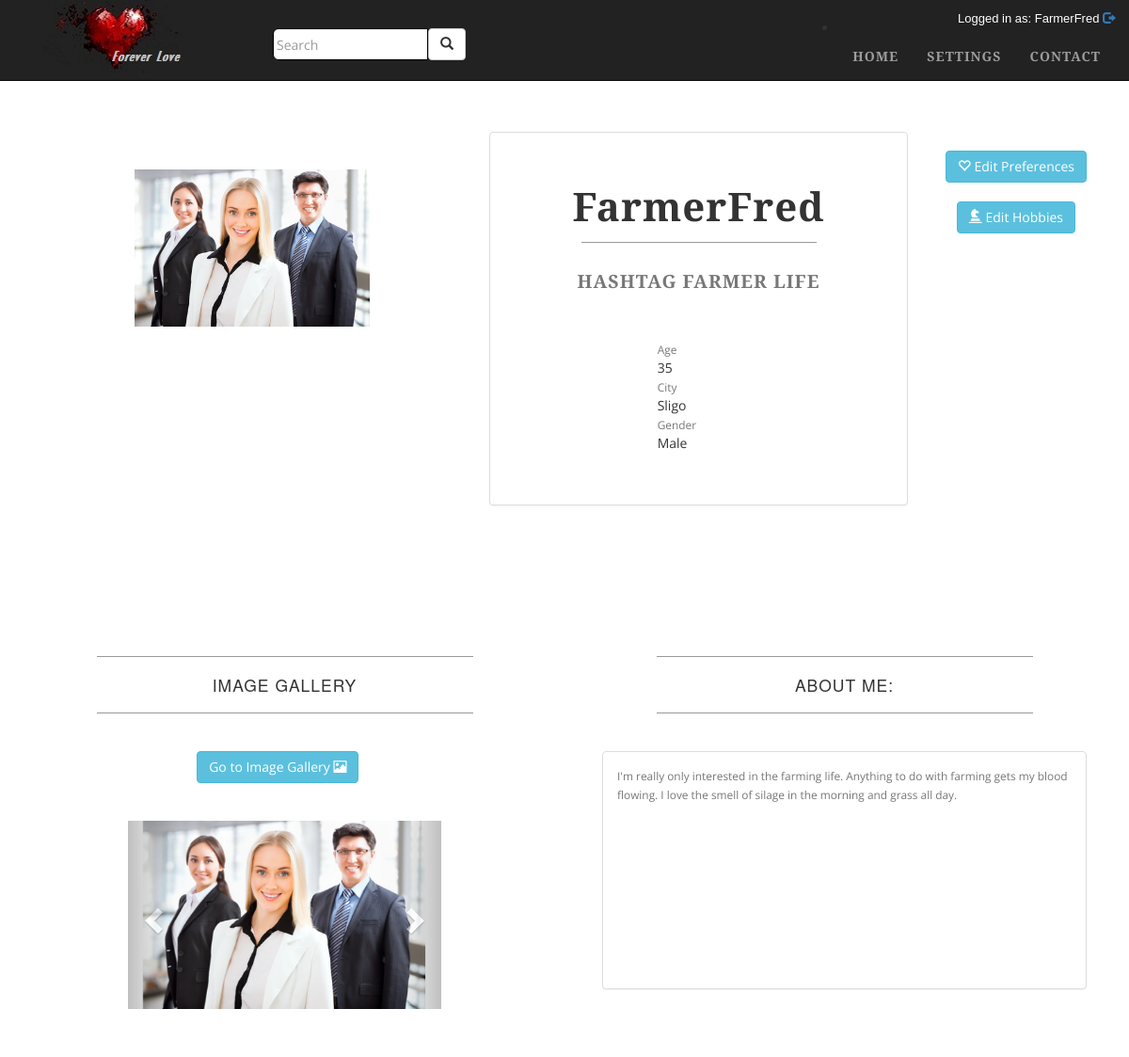
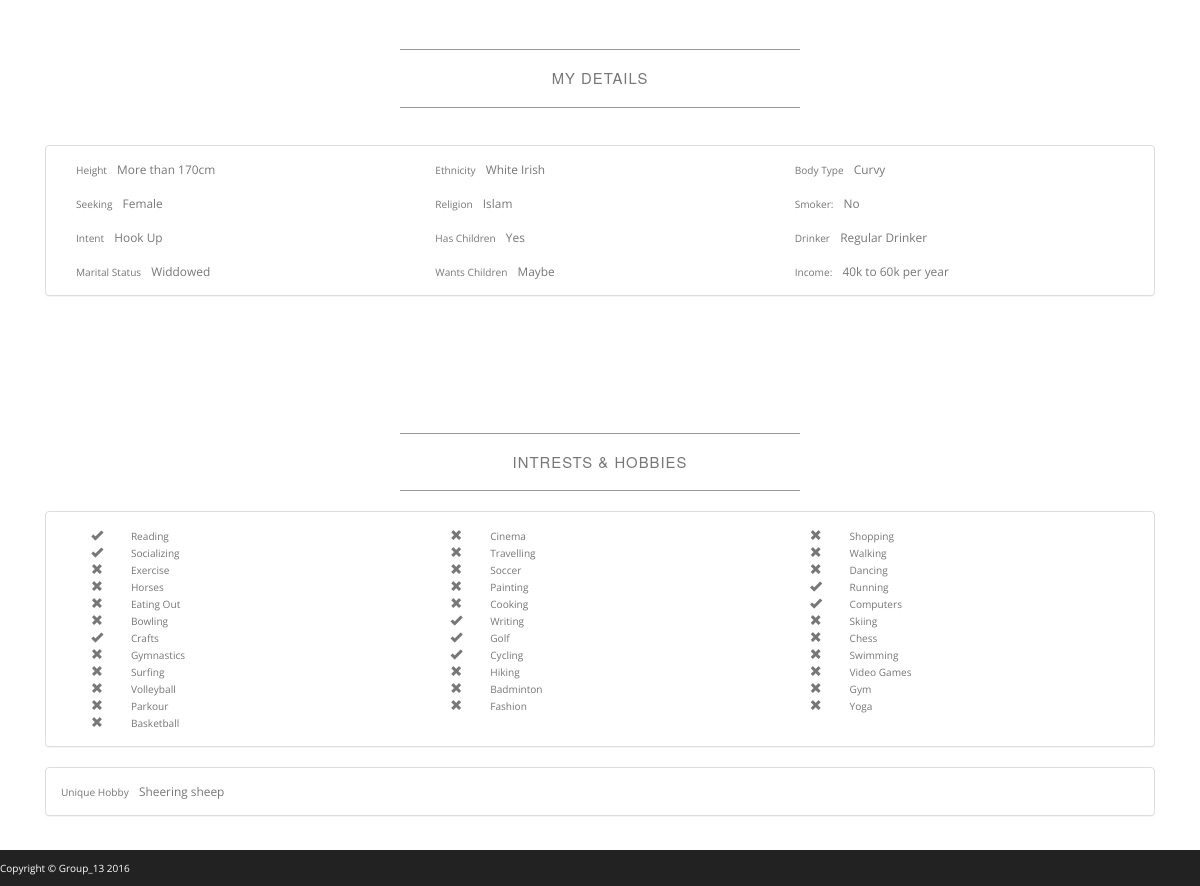
The page /profilePage.php (signed in) on the database its author committed (2 pictures, top to bottom).
### tables this page shows
CREATE TABLE IF NOT EXISTS `registration_details` (
  `user_id` int(11) NOT NULL AUTO_INCREMENT,
  `username` varchar(32) NOT NULL,
  `first_name` varchar(32) NOT NULL,
  `last_name` varchar(32) NOT NULL,
  `password` varchar(256) NOT NULL,
  `email` varchar(128) NOT NULL,
  PRIMARY KEY (`user_id`),
  UNIQUE KEY `Username` (`username`,`email`)
);

CREATE TABLE IF NOT EXISTS `preference_details` (
  `user_id` int(11) NOT NULL,
  `tag_line` varchar(256) DEFAULT NULL,
  `city` varchar(64) DEFAULT NULL,
  `gender` int(11) DEFAULT NULL,
  `seeking` int(11) DEFAULT NULL,
  `intent` int(11) DEFAULT NULL,
  `date_of_birth` date DEFAULT NULL,
  `height` int(11) DEFAULT NULL,
  `ethnicity` int(11) DEFAULT NULL,
  `body_type` int(11) DEFAULT NULL,
  `religion` int(11) DEFAULT NULL,
  `marital_status` int(11) DEFAULT NULL,
  `income` int(11) DEFAULT NULL,
  `has_children` int(11) DEFAULT NULL,
  `wants_children` int(11) DEFAULT NULL,
  `smoker` int(11) DEFAULT NULL,
  `drinker` int(11) DEFAULT NULL,
  `about_me` text,
  KEY `User_id` (`user_id`),
  KEY `gender` (`gender`),
  KEY `seeking` (`seeking`),
  KEY `intent` (`intent`),
  KEY `height` (`height`),
  KEY `ethnicity` (`ethnicity`),
  KEY `body_type` (`body_type`),
  KEY `religion` (`religion`),
  KEY `marital_status` (`marital_status`),
  KEY `income` (`income`),
  KEY `has_children` (`has_children`),
  KEY `wants_children` (`wants_children`),
  KEY `smoker` (`smoker`),
  KEY `drinker` (`drinker`)
);

### profilePage.php (the view, shortened to what the rows shown need)
<!DOCTYPE html>
<html>
<head>
    <link href="css/bootstrap.min.css" rel="stylesheet">
    <link href="css/custom-profile.css" rel="stylesheet">
    <?php
        include($_SERVER['DOCUMENT_ROOT'].'/classes/User.php');
    $uid = $_SESSION['user_id'];
        $user = new User($uid);
        $dbprf = $user->getUserPrefrences();
    function calculateAge($dob){
    $birthDate = explode("-", $dob);
    $age = (date("md", date("U", mktime(0, 0, 0, $birthDate[2], $birthDate[1], $birthDate[0]))) > date("md")
        ? ((date("Y") - $birthDate[0]) - 1)
        : (date("Y") - $birthDate[0]));
    return $age;
    }
    ?>
</head>
<body class="full">
    <?php include("includes/navbar.php"); ?>
    <div class="container">
        <div class="row">
            <div class="box">
                <div class="col-lg-12 text-center">
                    <br><br><br>
                    <div class = "row">
                        <div class="col-md-5 col-sm-6 text-center">
                            <div class = "panel panel-default">
                                <div class = "panel-body">
                                    <br><br>
                                    <h1 class="user-name"><?php echo ($user->getUsername());?></h1>
                                    <hr class="tagline-divider">
                                    <h2>
                                        <small>
                                            <strong><?php echo ($dbprf['tag_line'])?></strong>
                                        </small>
                                    </h2>
                                    <br><br>
                                    <div class = "row">
                                        <div class="col-md-4"></div>
                                        <div class="col-md-4">
                                            <div class="col-md-4">
                                                <small class="text-muted">Age&emsp;</small><?php echo calculateAge($dbprf['date_of_birth']); ?>
                                            </div>
                                            <br><br>
                                            <div class="col-md-4">
                                                <small class="text-muted">City&emsp;</small><?php echo $dbprf['city'];?>
                                            </div>
                                            <br><br>
                                            <div class="col-md-4">
                                                <small class="text-muted">Gender&emsp;</small><?php echo $dbprf['gender'];?>
                                            </div>
                                            <br><br>
                                        </div>
                                        <div class="col-md-4"></div>
                                    </div>
                                </div>
                            </div>
                        </div>
                    </div>
                    <br><br>
                </div>
            </div>
        </div>
        <div class = "row">
            <div class="col-md-6">
                <div class="row">
                    <div class="boxLeft box">
                        <div class="col-lg-12">
                            <h2 class="intro-text text-center">Image Gallery</h2>
                            <br>
                        </div>
                    </div>
                </div>
            </div>
            <div class="col-md-6">
                <div class="row">
                    <div class="boxRight box">
                        <div class="col-lg-12">
                            <h2 class="intro-text text-center">About Me:</h2>
                            <br>
                            <div class = "panel panel-default panel-stretch">
                                <div class = "panel-body">
                                    <small class="text-muted"><?php echo ($dbprf['about_me'])  ?>
                                </div>
                            </div>
                        </div>
                    </div>
                </div>
            </div>
        </div>
        <div class="row">
            <div class="box">
                <div class="col-lg-12">
                    <h2 class="intro-text text-center">My Details</h2>
                    <br>
                </div>
            </div>
        </div>
        <div class="row">
            <div class="box">
                <div class="col-lg-12">
                    <h2 class="intro-text text-center">Intrests & Hobbies</h2>
                </div>
            </div>
        </div>
    </div>
</body>
</html>

### includes/navbar.php (shortened to what the rows shown need)
<head>
</head>
<nav class="navbar navbar-inverse navbar-fixed-top navBar" role="navigation">
    <div class="container">
        <div class = "row">
            <div class="col-md-2">
                <div class="col-md-2 col-sm-2 pull-left">
                </div>
            </div>
            <div class="col-md-5">
                <div class="searchbar-area">
                </div>
            </div>
                <div class = "logged-in pull-right">
                    Logged in as:
                    <?php
                        if(isset($_SESSION['user_id'])){
                             $log =  UserServiceMgr::getUsername($_SESSION['user_id']).'   ';
                        }else{
                              $log = 'UNSET';
                        } echo $log?>
                    <?php echo '<a href="../ForeverLove/welcomePage.php?logout=yes"><span class="glyphicon glyphicon-log-out" tooltip = "popover"  title = "Logout"></span></a>';?>
                </div>
                <div class = "nav-text">
                    <ul class="pull-right">
                    </ul>
                </div>
            </div>
        </div>
</nav>

### rows shown on the page
registration_details: username "FarmerFred"
preference_details: tag_line "HASHTAG FARMER LIFE", date_of_birth "35", city "Sligo", about_me "I'm really only interested in the farming life. Anything to do with farming gets my blood flowing. I love the smell of silage in the morning and grass all day."

### other values the page prints
$dbprf['gender'] "Male"
str_replace('_', ' ', $name) "Height Ethnicity Body Type Seeking Religion Intent Has Children Drinker Marital Status Wants Children"
getFieldData($name, $dbhob) "More than 170cm White Irish Curvy Female Islam Hook Up Yes Regular Drinker Widdowed Maybe"
$dbprf['income'] "40k to 60k per year"
str_replace('_', ' ', $name) "Reading"
str_replace('_', ' ', $name) "Cinema"
str_replace('_', ' ', $name) "Shopping"
str_replace('_', ' ', $name) "Socializing"
str_replace('_', ' ', $name) "Travelling"
str_replace('_', ' ', $name) "Walking"
str_replace('_', ' ', $name) "Exercise"
str_replace('_', ' ', $name) "Soccer"
str_replace('_', ' ', $name) "Dancing"
str_replace('_', ' ', $name) "Horses"
str_replace('_', ' ', $name) "Painting"
